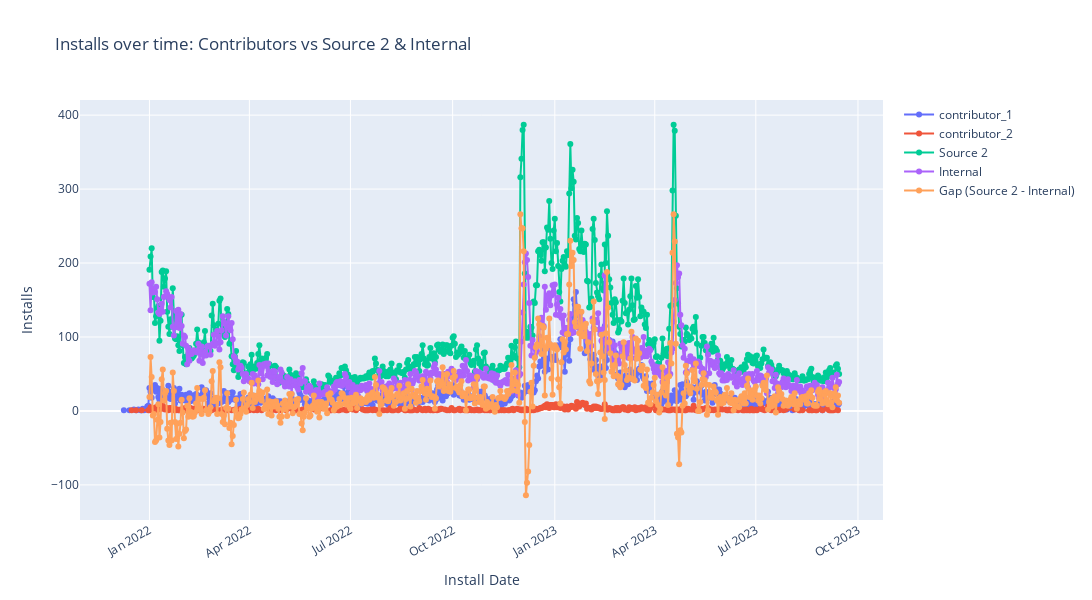

The notebook cell saved with this chart:
### Code cell
import plotly.graph_objects as go

# Убедимся, что даты в формате datetime
df_sor_2_cont_1['contributor_1_date'] = pd.to_datetime(df_sor_2_cont_1['contributor_1_date'])
df_sor_2_cont_2['contributor_2_date'] = pd.to_datetime(df_sor_2_cont_2['contributor_2_date'])
df_compare['install_date'] = pd.to_datetime(df_compare['install_date'])

# Вычислим разницу для Source 2 и Internal
df_compare['gap'] = df_compare['installs'] - df_compare['installs_main']

fig = go.Figure()

# contributor_1
fig.add_trace(go.Scatter(
    x=df_sor_2_cont_1['contributor_1_date'],
    y=df_sor_2_cont_1['contributor_1'],
    mode='lines+markers',
    name='contributor_1',
    hovertemplate='contributor_1: %{y}<br>Date: %{x}<extra></extra>'
))

# contributor_2
fig.add_trace(go.Scatter(
    x=df_sor_2_cont_2['contributor_2_date'],
    y=df_sor_2_cont_2['contributor_2'],
    mode='lines+markers',
    name='contributor_2',
    hovertemplate='contributor_2: %{y}<br>Date: %{x}<extra></extra>'
))

# Source 2 (общие установки)
fig.add_trace(go.Scatter(
    x=df_compare['install_date'],
    y=df_compare['installs'],
    mode='lines+markers',
    name='Source 2',
    hovertemplate='Source 2: %{y}<br>Date: %{x}<extra></extra>'
))

# Internal
fig.add_trace(go.Scatter(
    x=df_compare['install_date'],
    y=df_compare['installs_main'],
    mode='lines+markers',
    name='Internal',
    hovertemplate='Internal: %{y}<br>Date: %{x}<extra></extra>'
))

# Gap
fig.add_trace(go.Scatter(
    x=df_compare['install_date'],
    y=df_compare['gap'],
    mode='lines+markers',
    name='Gap (Source 2 - Internal)',
    hovertemplate='Gap: %{y}<br>Date: %{x}<extra></extra>'
))

# Настройки графика
fig.update_layout(
    title='Installs over time: Contributors vs Source 2 & Internal',
    xaxis_title='Install Date',
    yaxis_title='Installs',
    xaxis=dict(tickangle=-30),
    width=2000,
    height=600,
    hovermode='x unified'  # показывает все значения при наведении на одну дату
)

fig.show()

### Figure 1 — Plotly figure (JSON) as saved in the notebook; plotly's stock layout.template omitted (floating-point values rounded to 4 significant figures; data arrays with more than 128 entries replaced by an {"elided": "..."} marker saying what was removed)
{"data": [{"hovertemplate": "contributor_1: %{y}<br>Date: %{x}<extra></extra>", "mode": "lines+markers", "name": "contributor_1", "x": {"elided": "634 str values"}, "y": {"elided": "634 int values"}, "type": "scatter"}, {"hovertemplate": "contributor_2: %{y}<br>Date: %{x}<extra></extra>", "mode": "lines+markers", "name": "contributor_2", "x": {"elided": "408 str values"}, "y": {"elided": "408 int values"}, "type": "scatter"}, {"hovertemplate": "Source 2: %{y}<br>Date: %{x}<extra></extra>", "mode": "lines+markers", "name": "Source 2", "x": {"elided": "623 str values"}, "y": {"elided": "623 float values"}, "type": "scatter"}, {"hovertemplate": "Internal: %{y}<br>Date: %{x}<extra></extra>", "mode": "lines+markers", "name": "Internal", "x": {"elided": "623 str values"}, "y": {"elided": "623 int values"}, "type": "scatter"}, {"hovertemplate": "Gap: %{y}<br>Date: %{x}<extra></extra>", "mode": "lines+markers", "name": "Gap (Source 2 - Internal)", "x": {"elided": "623 str values"}, "y": {"elided": "623 float values"}, "type": "scatter"}], "layout": {"xaxis": {"title": {"text": "Install Date"}, "tickangle": -30}, "title": {"text": "Installs over time: Contributors vs Source 2 & Internal"}, "yaxis": {"title": {"text": "Installs"}}, "width": 2000, "height": 600, "hovermode": "x unified"}}
